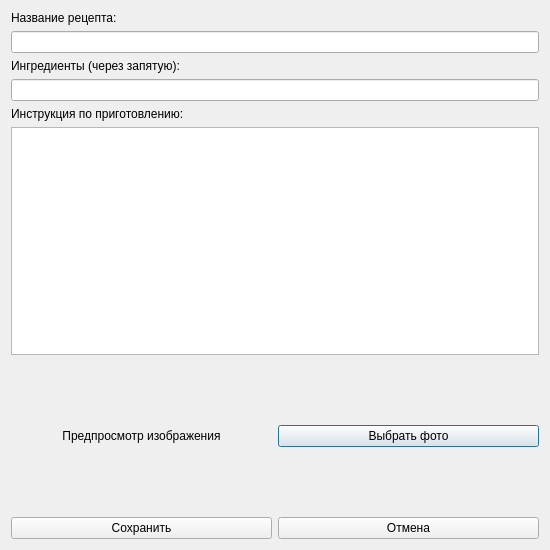
<?xml version="1.0" encoding="UTF-8"?>
<ui version="4.0">
 <class>EditRecipeDialog</class>
 <widget class="QDialog" name="EditRecipeDialog">
  <property name="windowModality">
   <enum>Qt::WindowModal</enum>
  </property>
  <property name="geometry">
   <rect>
    <x>0</x>
    <y>0</y>
    <width>550</width>
    <height>550</height>
   </rect>
  </property>
  <property name="windowTitle">
   <string>Редактировать рецепт</string>
  </property>
  <layout class="QVBoxLayout" name="verticalLayout">
   <item>
    <widget class="QLabel" name="label">
     <property name="text">
      <string>Название рецепта:</string>
     </property>
    </widget>
   </item>
   <item>
    <widget class="QLineEdit" name="lineEdit_name"/>
   </item>
   <item>
    <widget class="QLabel" name="label_2">
     <property name="text">
      <string>Ингредиенты (через запятую):</string>
     </property>
    </widget>
   </item>
   <item>
    <widget class="QLineEdit" name="lineEdit_ingredients"/>
   </item>
   <item>
    <widget class="QLabel" name="label_3">
     <property name="text">
      <string>Инструкция по приготовлению:</string>
     </property>
    </widget>
   </item>
   <item>
    <widget class="QTextEdit" name="textEdit_instructions"/>
   </item>
   <item>
    <layout class="QHBoxLayout" name="horizontalLayout">
     <item>
      <widget class="QLabel" name="label_preview">
       <property name="text">
        <string>Предпросмотр изображения</string>
       </property>
       <property name="scaledContents">
        <bool>false</bool>
       </property>
       <property name="minimumSize">
        <size>
         <width>150</width>
         <height>150</height>
        </size>
       </property>
       <property name="alignment">
        <set>Qt::AlignCenter</set>
       </property>
      </widget>
     </item>
     <item>
      <widget class="QPushButton" name="btn_browse">
       <property name="text">
        <string>Выбрать фото</string>
       </property>
      </widget>
     </item>
    </layout>
   </item>
   <item>
    <layout class="QHBoxLayout" name="horizontalLayout_2">
     <item>
      <widget class="QPushButton" name="btn_save">
       <property name="text">
        <string>Сохранить</string>
       </property>
      </widget>
     </item>
     <item>
      <widget class="QPushButton" name="btn_cancel">
       <property name="text">
        <string>Отмена</string>
       </property>
      </widget>
     </item>
    </layout>
   </item>
  </layout>
 </widget>
 <resources/>
 <connections/>
</ui>
